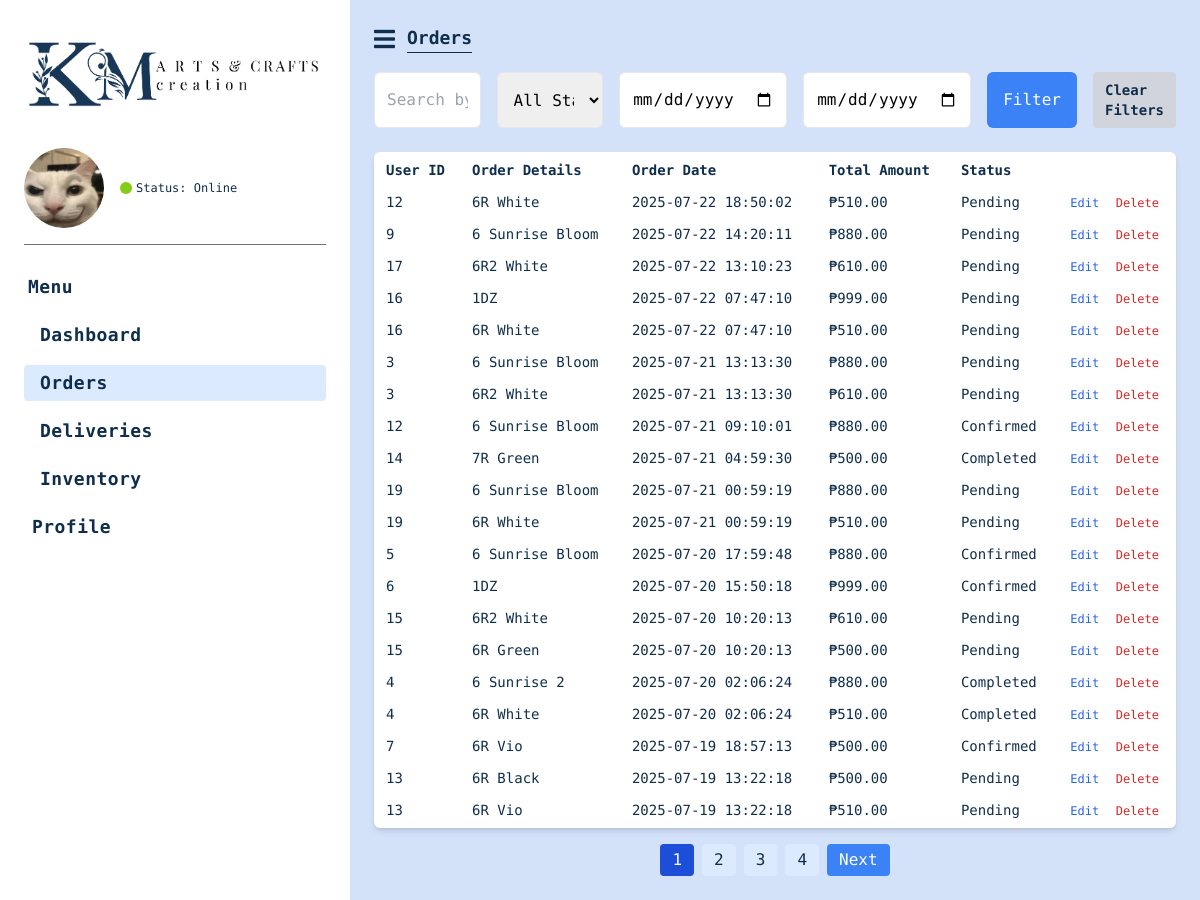
Page /frontend/admin/Order.php on the committed database.
### tables this page shows
CREATE TABLE orders (
    order_id INT AUTO_INCREMENT PRIMARY KEY,
    user_id INT,
    order_details TEXT,
    order_date DATETIME DEFAULT CURRENT_TIMESTAMP,
    order_quantity INT,
    total_amount DECIMAL(10,2),
    status ENUM('pending', 'confirmed', 'completed') DEFAULT 'pending',
    FOREIGN KEY (user_id) REFERENCES users(user_id)
);

### frontend/admin/Order.php (the view, shortened to what this page needs)
<?php
require_once '../../backend/config/database.php';
function fetchOrders(PDO $pdo, int $limit, int $offset, ?string $search = '', ?string $status = '', ?string $startDate = '', ?string $endDate = ''): array {
  try {
      $query = "
          SELECT
              o.order_id,
              oi.order_item_id,
              o.user_id,
              o.order_details,
              o.order_date,
              o.total_amount,
              o.status
          FROM orders o
          LEFT JOIN order_items oi ON o.order_id = oi.order_id
          WHERE 1
      ";
      $query .= " ORDER BY o.order_date DESC LIMIT :limit OFFSET :offset";
      $stmt = $pdo->prepare($query);
      $stmt->bindValue(':limit', $limit, PDO::PARAM_INT);
      $stmt->bindValue(':offset', $offset, PDO::PARAM_INT);
      $stmt->execute();
      return $stmt->fetchAll(PDO::FETCH_ASSOC);
  } catch (PDOException $e) {
      echo "❌ Error fetching orders: " . $e->getMessage();
      return [];
  }
}
function countOrders(PDO $pdo, ?string $search = '', ?string $status = '', ?string $startDate = '', ?string $endDate = ''): int {
    try {
        $query = "SELECT COUNT(*) FROM orders o LEFT JOIN order_items oi ON o.order_id = oi.order_id WHERE 1";
        $stmt = $pdo->prepare($query);
        $stmt->execute();
        return (int)$stmt->fetchColumn();
    } catch (PDOException $e) {
        echo "❌ Error counting orders: " . $e->getMessage();
        return 0;
    }
}
$limit = 20;
$page = isset($_GET['page']) && is_numeric($_GET['page']) && $_GET['page'] > 0 ? (int)$_GET['page'] : 1;
$offset = ($page - 1) * $limit;
$search = isset($_GET['search']) ? $_GET['search'] : '';
$status = isset($_GET['status']) ? $_GET['status'] : '';
$startDate = isset($_GET['start_date']) ? $_GET['start_date'] : '';
$endDate = isset($_GET['end_date']) ? $_GET['end_date'] : '';
$totalOrders = countOrders($pdo, $search, $status, $startDate, $endDate);
$totalPages = ceil($totalOrders / $limit);
$orders = fetchOrders($pdo, $limit, $offset, $search, $status, $startDate, $endDate);
?>
<!DOCTYPE html>
<html lang="en">
<head>
  <script src="https://cdn.tailwindcss.com"></script>
  <link href="https://cdnjs.cloudflare.com/ajax/libs/font-awesome/5.15.3/css/all.min.css" rel="stylesheet"/>
</head>
<body class="bg-[#d3e1f9] min-h-screen flex">
<aside class="bg-white w-[350px] flex flex-col p-6">
  <div class="mb-6">
    <img src="/K-M-Arts-and-Crafts-Creation/assets/Logo.png" alt="Logo" class="w-[300px] h-[100px] object-contain"/>
  </div>
  <div class="flex items-center space-x-4 mb-4">
    <img src="/K-M-Arts-and-Crafts-Creation/assets/pfp.jpg" alt="Profile Picture" class="w-20 h-20 rounded-full"/>
    <div class="text-lg font-bold leading-tight">
      <div class="flex items-center space-x-1 text-xs font-normal">
        <span class="w-3 h-3 rounded-full bg-lime-500 inline-block"></span>
        <span class="text-[#0f2e4d]">Status: <span class="font-normal">Online</span></span>
      </div>
    </div>
  </div>
  <hr class="border-gray-500 mb-6"/>
  <nav class="flex flex-col space-y-3 text-lg font-bold text-[#0f2e4d] tracking-wide">
    <div class="pl-1 py-1 px-2 rounded text-[#0f2e4d]">Menu</div>
    <a class="pl-4 py-1 px-2 rounded hover:bg-blue-100 transition duration-150" href="Dashboard.html">Dashboard</a>
    <a class="pl-4 py-1 px-2 rounded bg-blue-100" href="Order.php">Orders</a>
    <a class="pl-4 py-1 px-2 rounded hover:bg-blue-100 transition duration-150" href="Delivery.php">Deliveries</a>
    <a class="pl-4 py-1 px-2 rounded hover:bg-blue-100 transition duration-150" href="Inventory.php">Inventory</a>
    <a class="mt-6 py-1 px-2 rounded hover:bg-blue-100 transition duration-150" href="Profile.html">Profile</a>
  </nav>
</aside>
<main class="flex-1 p-6 relative">
  <div class="flex items-center mb-4 text-[#0f2e4d]">
    <button aria-label="Menu" class="text-2xl mr-3">
      <i class="fas fa-bars"></i>
    </button>
    <h2 class="font-extrabold text-lg leading-5 border-b border-[#0f2e4d] pb-1">Orders</h2>
  </div>
  <form class="flex space-x-4 mb-6" method="GET">
  <input type="text" name="search" value="<?= htmlspecialchars($search) ?>" placeholder="Search by User ID" class="px-3 py-2 border rounded-md w-1/3">
  <select name="status" class="px-3 py-2 border rounded-md w-1/3">
    <option value="">All Statuses</option>
  </select>
  <input type="date" name="start_date" value="<?= htmlspecialchars($startDate) ?>" class="px-3 py-2 border rounded-md">
  <input type="date" name="end_date" value="<?= htmlspecialchars($endDate) ?>" class="px-3 py-2 border rounded-md">
  <button type="submit" class="px-4 py-2 bg-blue-500 text-white rounded-md">Filter</button>
  <a href="Order.php" class="px-3 py-2 bg-gray-300 hover:bg-gray-400 text-[#0f2e4d] text-sm font-semibold rounded">
    Clear Filters
  </a>
</form>
  <table class="w-full bg-white rounded-md shadow-md text-sm text-[#0f2e4d] border-separate border-spacing-1 mt-6">
    <thead>
      <tr>
        <th class="text-left font-extrabold px-2 py-1 rounded-tl-md">User ID</th>
        <th class="text-left font-extrabold px-2 py-1">Order Details</th>
        <th class="text-left font-extrabold px-2 py-1">Order Date</th>
        <th class="text-left font-extrabold px-2 py-1">Total Amount</th>
        <th class="text-left font-extrabold px-2 py-1">Status</th>
        <th class="rounded-tr-md"></th>
      </tr>
    </thead>
    <tbody>
      <?php if (count($orders) > 0): ?>
        <?php foreach ($orders as $order): ?>
          <tr class="border-t border-gray-200">
            <td class="px-2 py-1"><?= htmlspecialchars($order['user_id']) ?></td>
            <td class="px-2 py-1"><?= htmlspecialchars($order['order_details']) ?></td>
            <td class="px-2 py-1"><?= htmlspecialchars($order['order_date']) ?></td>
            <td class="px-2 py-1">₱<?= number_format($order['total_amount'], 2) ?></td>
            <td class="px-2 py-1 capitalize"><?= htmlspecialchars($order['status']) ?></td>
<td class="px-2 py-1 text-center space-x-2">
<button
  class="text-blue-600 hover:underline text-xs edit-btn"
  data-id="<?= $order['order_id'] ?>"
  data-userid="<?= htmlspecialchars($order['user_id']) ?>"
  data-details="<?= htmlspecialchars($order['order_details']) ?>"
  data-date="<?= htmlspecialchars($order['order_date']) ?>"
  data-amount="<?= $order['total_amount'] ?>"
  data-status="<?= htmlspecialchars($order['status']) ?>"
>Edit</button>
  <button
    class="text-red-600 hover:underline text-xs delete-btn"
    data-id="<?= $order['order_id'] ?>">
    Delete
  </button>
</td>
          </tr>
        <?php endforeach; ?>
      <?php else: ?>
        <tr>
          <td colspan="6" class="text-center py-4">No orders found.</td>
        </tr>
      <?php endif; ?>
    </tbody>
  </table>
<div class="mt-4 flex justify-center space-x-2 text-[#0f2e4d]">
  <?php
    $queryParams = [
      'search' => $search ?? '',
      'status' => $status ?? '',
      'start_date' => $startDate ?? '',
      'end_date' => $endDate ?? ''
    ];
  ?>
  <?php for ($i = 1; $i <= $totalPages; $i++): ?>
    <a href="?<?= http_build_query(array_merge($queryParams, ['page' => $i])) ?>"
       class="px-3 py-1 rounded <?= $i === $page ? 'bg-blue-700 text-white' : 'bg-blue-100 hover:bg-blue-200' ?>">
      <?= $i ?>
    </a>
  <?php endfor; ?>
  <?php if ($page < $totalPages): ?>
    <a href="?<?= http_build_query(array_merge($queryParams, ['page' => $page + 1])) ?>"
       class="px-3 py-1 rounded bg-blue-500 text-white hover:bg-blue-600">
      Next
    </a>
  <?php endif; ?>
</div>
</main>
</body>
</html>

### frontend/admin/Order.php (style rules this page uses)
body { font-family: "Roboto Mono", monospace; }

### rows in the picture
orders: user "12", order_details "6R White", order_date "2025-07-22 18:50:02", total_amount "510.00", status "Pending"
orders: user "9", order_details "6 Sunrise Bloom", order_date "2025-07-22 14:20:11", total_amount "880.00", status "Pending"
orders: user "17", order_details "6R2 White", order_date "2025-07-22 13:10:23", total_amount "610.00", status "Pending"
orders: user "16", order_details "1DZ", order_date "2025-07-22 07:47:10", total_amount "999.00", status "Pending"
orders: user "16", order_details "6R White", order_date "2025-07-22 07:47:10", total_amount "510.00", status "Pending"
orders: user "3", order_details "6 Sunrise Bloom", order_date "2025-07-21 13:13:30", total_amount "880.00", status "Pending"
orders: user "3", order_details "6R2 White", order_date "2025-07-21 13:13:30", total_amount "610.00", status "Pending"
orders: user "12", order_details "6 Sunrise Bloom", order_date "2025-07-21 09:10:01", total_amount "880.00", status "Confirmed"
orders: user "14", order_details "7R Green", order_date "2025-07-21 04:59:30", total_amount "500.00", status "Completed"
orders: user "19", order_details "6 Sunrise Bloom", order_date "2025-07-21 00:59:19", total_amount "880.00", status "Pending"
orders: user "19", order_details "6R White", order_date "2025-07-21 00:59:19", total_amount "510.00", status "Pending"
orders: user "5", order_details "6 Sunrise Bloom", order_date "2025-07-20 17:59:48", total_amount "880.00", status "Confirmed"
orders: user "6", order_details "1DZ", order_date "2025-07-20 15:50:18", total_amount "999.00", status "Confirmed"
orders: user "15", order_details "6R2 White", order_date "2025-07-20 10:20:13", total_amount "610.00", status "Pending"
orders: user "15", order_details "6R Green", order_date "2025-07-20 10:20:13", total_amount "500.00", status "Pending"
orders: user "4", order_details "6 Sunrise 2", order_date "2025-07-20 02:06:24", total_amount "880.00", status "Completed"
orders: user "4", order_details "6R White", order_date "2025-07-20 02:06:24", total_amount "510.00", status "Completed"
orders: user "7", order_details "6R Vio", order_date "2025-07-19 18:57:13", total_amount "500.00", status "Confirmed"
orders: user "13", order_details "6R Black", order_date "2025-07-19 13:22:18", total_amount "500.00", status "Pending"
orders: user "13", order_details "6R Vio", order_date "2025-07-19 13:22:18", total_amount "510.00", status "Pending"
